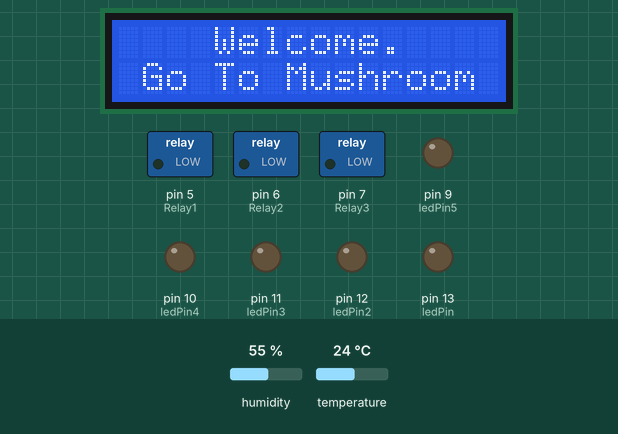
Recording of a sketch running on a simulated Arduino Uno, built with avr-gcc and run on an emulated ATmega328P. Shown: 16×2 character LCD, switched loads named in the sketch (green lamp = pin HIGH), output pins drawn as LEDs (lit = HIGH). The inputs (shaded band) are chosen by the test bench; at power-on: humidity 55 %, temperature 24 °C. What the sketch prints to the serial monitor is not drawn.

Above: at 0.1 s.
At 1.2 s:
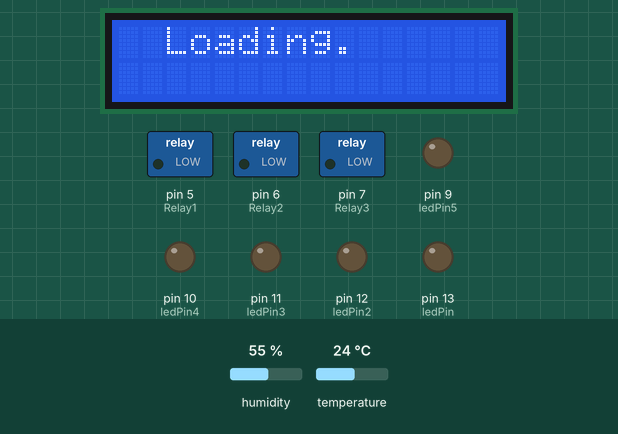
At 2.2 s:
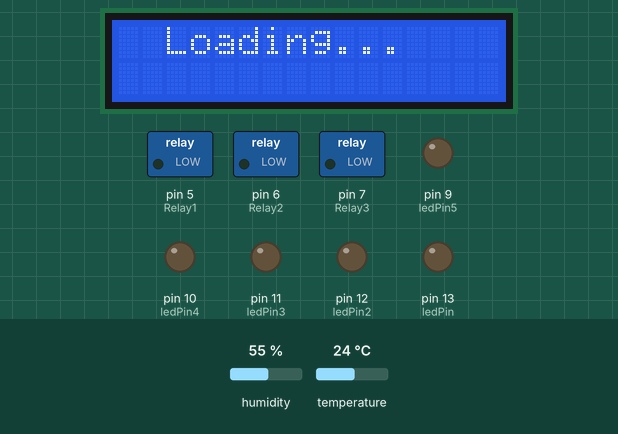
At 4.2 s:
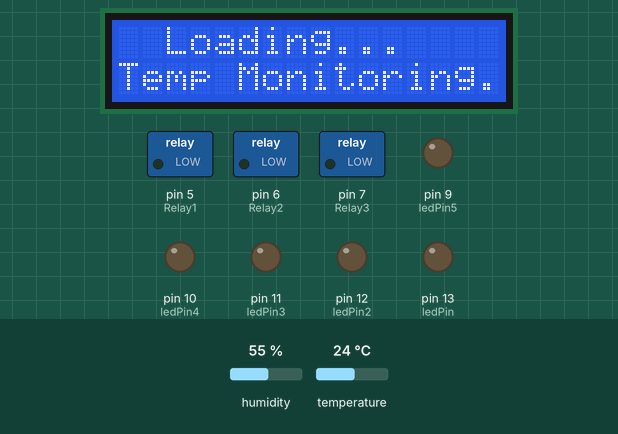
At 6.3 s:
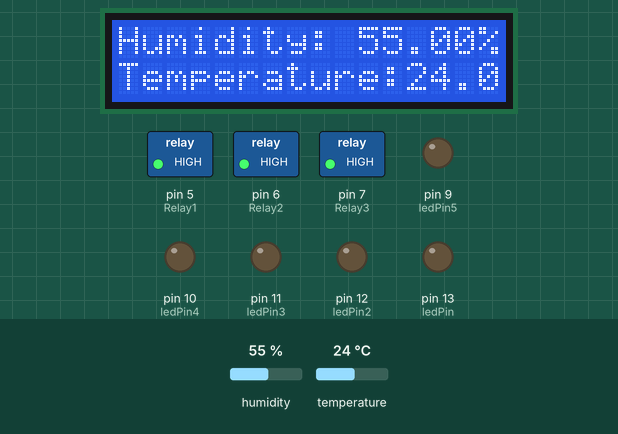
At 7.3 s:
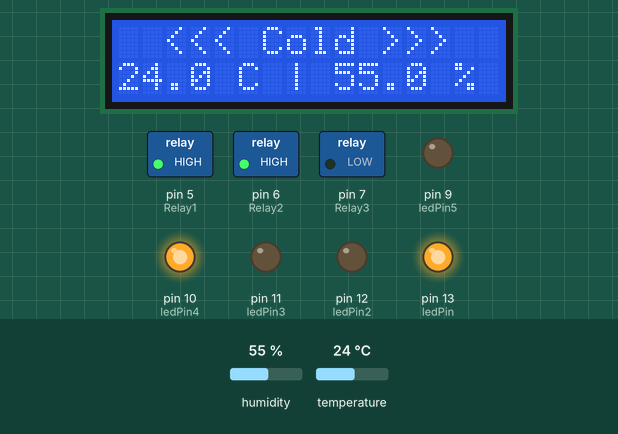
Timing chart, 0 to 8.8 s (numbered marks = the images above):
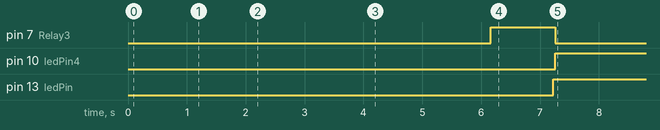

The sketch:

Mushroom_Arduino_Nano_v3.ino
```cpp
// Create By JeerawatIT_Innivation
#include <Wire.h>
#include <LCD.h>  //เรียกใช้ไลบราลี่ LCD
#include <LiquidCrystal_I2C.h>  //เรียกใช้ไลบราลี่ LCD I2C
#define I2C_ADDR    0x27  //กำหนดแอดเดรดของ lcd
#define BACKLIGHT_PIN     3
#include "DHT.h"

#define DHTPIN 2  //กำหนดค่าคงที่ ให้กับตัวแปร DHTPIN ให้เท่ากับขาที่ 2
#define DHTTYPE DHT11  //กำหนดค่าคงที่ของ DHT11 ไปเก็บไว้ในตัวแปร DHTTYPE
int ledPin = 13;  //กำหนดตัวแปรใหกับขาที่ 13
int ledPin2 = 12;  //กำหนดตัวแปรใหกับขาที่ 12
int ledPin3 = 11;  //กำหนดตัวแปรใหกับขาที่ 11
int ledPin4 = 10;  //กำหนดตัวแปรใหกับขาที่ 10
int ledPin5 = 9;  //กำหนดตัวแปรใหกับขาที่ 9
int Relay1 = 5;  //กำหนดตัวแปรใหกับขาที่ 5
int Relay2 = 6;  //กำหนดตัวแปรใหกับขาที่ 6
int Relay3 = 7;  //กำหนดตัวแปรใหกับขาที่ 7
//int StatusController = 8;
LiquidCrystal_I2C lcd(I2C_ADDR,2,1,0,4,5,6,7); //กำหนดแอดเดรด

DHT dht (DHTPIN, DHTTYPE);
void setup()
{
  Serial.begin(9600);
  //Serial.println();
  Serial.println("Status\tHumidity (%)\tTemperature (C)\t(F)");
  lcd.begin (16,2);  //กำหนดว่าเป็น lcd แบบไหน ซึ่งแบบที่ใช้ก็คือ 16x2
  // Switch on the backlight
  lcd.setBacklightPin(BACKLIGHT_PIN,POSITIVE);
  lcd.setBacklight(HIGH);  // สั่งให้เปิดไฟหน้าจอ LCD
  lcd.clear();  // คำสั่งเคลียข้อความ
  lcd.setCursor(0,0);  // กำหนดแถวที่จะแสดงข้อความเป็นแถวที่ 1
  lcd.print("    Welcome.   ");  // ให้โชว์ข้อความ
  lcd.setCursor(0,2);  // กำหนดแถวที่จะแสดงข้อความเป็นแถวที่ 2
  lcd.print(" Go To Mushroom  ");
  delay(1000);  // หน่วงเวลา 1 วินาที
  lcd.clear();
  lcd.setCursor(0,0);
  lcd.print("  Loading.      ");
  delay(500);
  lcd.setCursor(0,0);
  lcd.print("  Loading..     ");
  delay(500);
  lcd.setCursor(0,0);
  lcd.print("  Loading...    ");
  delay(2000);
  lcd.setCursor(0,2);
  lcd.print("Temp Monitoring...");


  delay(2000); // wait at least 2 seconds
  pinMode(ledPin, OUTPUT);  // กำหนดให้ทำหน้าที่เป็น OUTPUT
  pinMode(ledPin2, OUTPUT);
  pinMode(ledPin3, OUTPUT);
  pinMode(ledPin4, OUTPUT);
  pinMode(ledPin5, OUTPUT);
  pinMode(Relay1, OUTPUT);
  pinMode(Relay2, OUTPUT);
  pinMode(Relay3, OUTPUT);
  //pinMode(StatusController, OUTPUT);
  digitalWrite(Relay1, HIGH);  // กำหนดให้อยู่ในสถานะปิด
  digitalWrite(Relay2, HIGH);
  digitalWrite(Relay3, HIGH);
}

void loop()
{
  //digitalWrite(StatusController, HIGH);
  float humidity = dht.readHumidity(); // ดึงค่าความชื้น
  float temperature = dht.readTemperature(); // ดึงค่าอุณหภูมิ

  if (isnan(humidity) || isnan(temperature)) {
    Serial.println("Failed to read from DHT");  // ถ้าอุณหภูมิกับความชื่นเท่ากันจะแสดงข้อความ

  } else {
    Serial.print("Humidity: ");  // แสดงข้อความผ่านหน้า SerialPort
    Serial.print(humidity);
    Serial.print(" %\t");
    Serial.print("Temperature: ");
    Serial.print(temperature);
    Serial.print(" *C ");


    lcd.clear();
    lcd.setCursor(0,0);
    lcd.print("Humidity: ");  // แสดงข้อความบนจอ LCD
    lcd.print(humidity);
    lcd.print("%");
    //lcd.print("%\t");
    lcd.setCursor(0,1);
    lcd.print("Temperature:");
    lcd.print(temperature);
    lcd.print("C");
    delay(1000); // wait at least 2 seconds


  }
  if(temperature==humidity){
    Serial.println("System Fail");
    digitalWrite(ledPin, LOW);
  }else
  if(temperature>34){
    Serial.println("Hot Over");  // ถ้าอุณหภูมิเกิน 34
    lcd.clear();
    lcd.setCursor(0,0);
    lcd.print("  < Hot Over >");  // แสดงข้อความ hot Over
    //lcd.print("%\t");
    lcd.setCursor(0,1);
    lcd.print("");
    lcd.print(temperature,1);
    //lcd.print("*C || ");
    lcd.print(" C | ");
    lcd.print(humidity,1);
    lcd.print(" % ");
    digitalWrite(ledPin2, HIGH);  // สั่งเปิดไฟสถานะอุปกรณ์ตัวที่ 1
    digitalWrite(Relay1, LOW);  // สั่งเปิด relay เพื่อให้อุปกรณ์ทำงาน
    delay(60000);
  }else  // ถ้าไม่ใช่ ปิดให้หมด
  {
    digitalWrite(ledPin, HIGH);
    digitalWrite(ledPin2, LOW);
    digitalWrite(Relay1, HIGH);
  }
  if(humidity>80){
    Serial.println("Wet");
    lcd.clear();
    lcd.setCursor(0,0);
    lcd.print("  <<< Wet. >>>");
    //lcd.print("%\t");
    lcd.setCursor(0,1);
    lcd.print("");
    lcd.print(temperature,1);
    //lcd.print("*C || ");
    lcd.print(" C | ");
    lcd.print(humidity,1);
    lcd.print(" % ");
    digitalWrite(ledPin3, HIGH);
    digitalWrite(Relay2, LOW);
    delay(60000);
  }else
  {
    digitalWrite(ledPin, HIGH);
    digitalWrite(ledPin3, LOW);
    digitalWrite(Relay2, HIGH);
  }
  if(temperature<26){
    Serial.println("Cold");
    lcd.clear();
    lcd.setCursor(0,0);
    lcd.print("  <<< Cold >>>");
    //lcd.print("%\t");
    lcd.setCursor(0,1);
    lcd.print("");
    lcd.print(temperature,1);
    //lcd.print("*C || ");
    lcd.print(" C | ");
    lcd.print(humidity,1);
    lcd.print(" % ");
    digitalWrite(ledPin4, HIGH);
    digitalWrite(Relay3, LOW);
    delay(60000);
  }else
  {
    digitalWrite(ledPin, HIGH);
    digitalWrite(ledPin4, LOW);
    digitalWrite(Relay3, HIGH);
  }
  if(humidity<30){
    Serial.println("Dry");
    lcd.clear();
    lcd.setCursor(0,0);
    lcd.print("  <<< Dry. >>>");
    //lcd.print("%\t");
    lcd.setCursor(0,1);
    lcd.print("");
    lcd.print(temperature,1);
    //lcd.print("*C || ");
    lcd.print(" C | ");
    lcd.print(humidity,1);
    lcd.print(" % ");
    digitalWrite(ledPin5, HIGH);
    digitalWrite(Relay1, LOW);
    delay(60000);
  }else
  {
    digitalWrite(ledPin, HIGH);
    digitalWrite(ledPin5, LOW);
    digitalWrite(Relay1, HIGH);
  }
}
```

Measured:
- by itself, pin 7 (Relay3): HIGH → LOW at 7.3 s
- by itself, pin 10 (ledPin4): LOW → HIGH at 7.3 s
- by itself, pin 13 (ledPin): LOW → HIGH at 7.2 s
- what the display in image 2 shows lasts 2.1 s, from 2.1 s to 4.2 s
- what the display in image 3 shows lasts 2.0 s, from 4.2 s to 6.2 s
- what the display in image 4 shows lasts 1.1 s, from 6.2 s to 7.3 s
